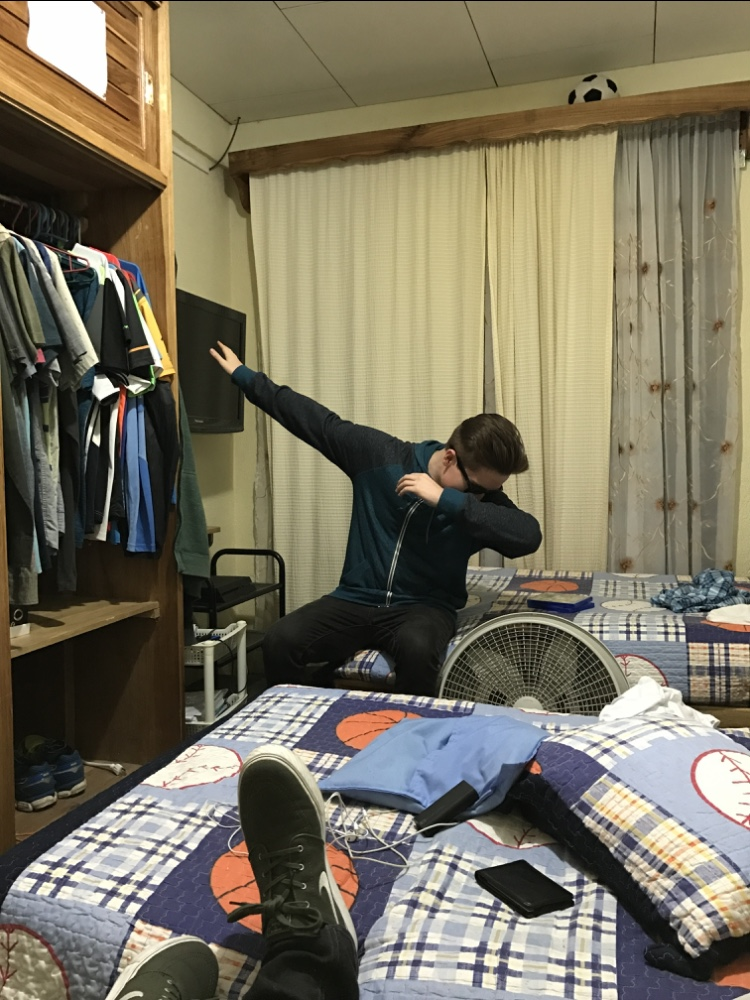
%> input picture Tareas/Tarea2/Parte2/Pregunta4/dab.jpg, 750 x 1000 px
$ octave parte2_p4.m   (GNU Octave 9; MATLAB toolbox functions it lacks are replaced by stand-ins)
%> lines starting %> are read from the running program, lines starting %| are printed output that depends on the picture; in (x1, y1, x2, y2) boxes, pixels count from 0 and x2, y2 are one past the last pixel; in counts of white or black regions, pixels touching at a corner belong together; the program's own positions count from 1
### Tareas/Tarea2/Parte2/Pregunta4/fast_digital_image_inpainting.m

function Y = fast_digital_image_inpainting(X, H, iters=10)

  a = 0.073235;
  b = 0.176765;
  c = 0.125;

  % Defining the first diffusion kernel
  k1 = [ a b a ;
         b 0 b ;
         a b a ];

  % Defining the second diffusion kernel
  k2 = [ c c c ;
         c 0 c ;
         c c c ];

  % Converting the image to double
  X = im2double(X);

  % Converting the mask into binary (in case it is not)
  H = im2bin(H);

  for i = 1:iters
    % Convolution between the image and the kernel
    C = conv2(X, k1, shape="same");
    C = conv2(C, k2, shape="same");
    % Clearing non-mask pixels information in convolution result
    C(H(:,:) == 0) = 0;
    % Clearing mask pixels information in the original image
    X(H(:,:) == 1) = 0;
    % Adding the convolution information to the original image
    X += C;
  end

  Y = X;

endfunction

### Tareas/Tarea2/Parte2/Pregunta4/im2bin.m
function Y = im2bin(X)

  % Creating the binary matrix
  Y = zeros(size(X));

  % Setting to active (1) white pixels
  Y(X >= 50) = 1;

  return

endfunction

### Tareas/Tarea2/Parte2/Pregunta4/parte2_p4.m
clear; clc; close all;
pkg load image;

% Original image: X
X = imread("dab.jpg");
%> X is the input picture: size 1000x750x3 uint8; mean R, G, B 121.3, 115.2, 96.4
subplot(1,3,1);
imshow(X);
title('(a) Original','FontSize',14);

% Mask image: H
H = imread("dab_mask.jpg");
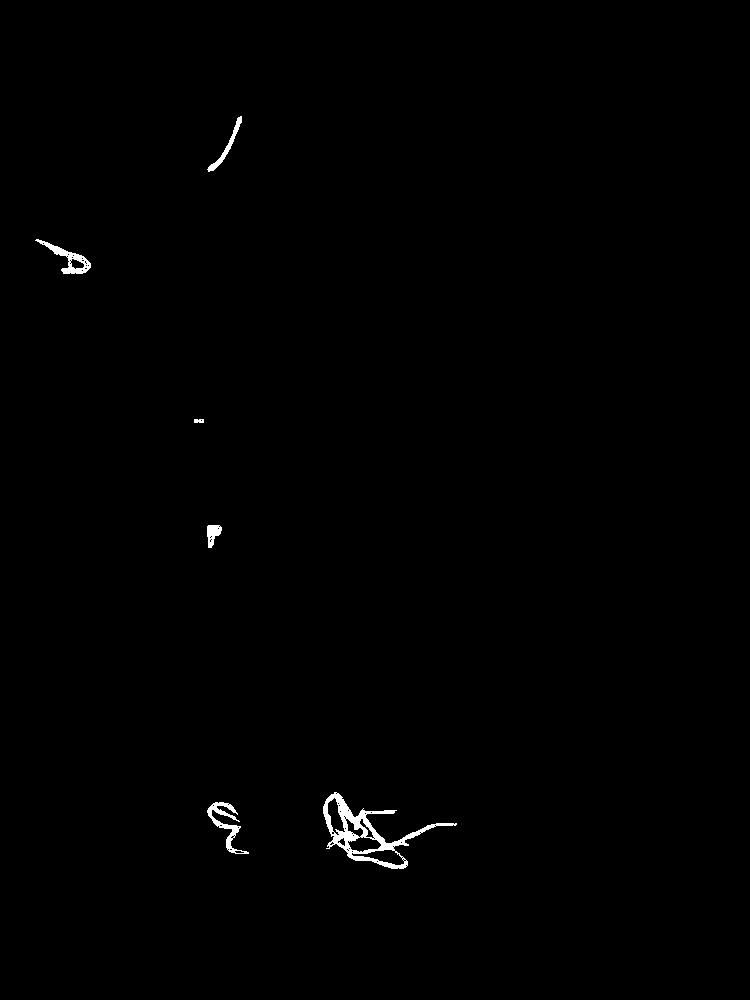
%> input picture Tareas/Tarea2/Parte2/Pregunta4/dab_mask.jpg, 750 x 1000 px
%> H is the input picture: size 1000x750 uint8; min 0, max 255, mean 1.3
H(H<50)=0;
%> H: size 1000x750 uint8; 0.4% of pixels changed, all inside (x1, y1, x2, y2) = (32, 112, 464, 872)
H(H>=50)=255;
%> H: size 1000x750 uint8; 0.5% white; 6 white regions, box (x1, y1, x2, y2) and area: (323, 792, 457, 869) 2122, (207, 802, 249, 854) 568, (35, 239, 91, 274) 518, (207, 116, 242, 172) 300, (207, 525, 222, 548) 217, (194, 419, 204, 423) 37
subplot(1,3,2);
imshow(H);
title('(b) Mask','FontSize',14);

XH = X + H;

Y = zeros(size(X));

% Applying the algorithm to each color channel
Y(:,:,1) = fast_digital_image_inpainting(XH(:,:,1), H, iters=100);
%> after the loop in fast_digital_image_inpainting, `for i = 1:iters`:
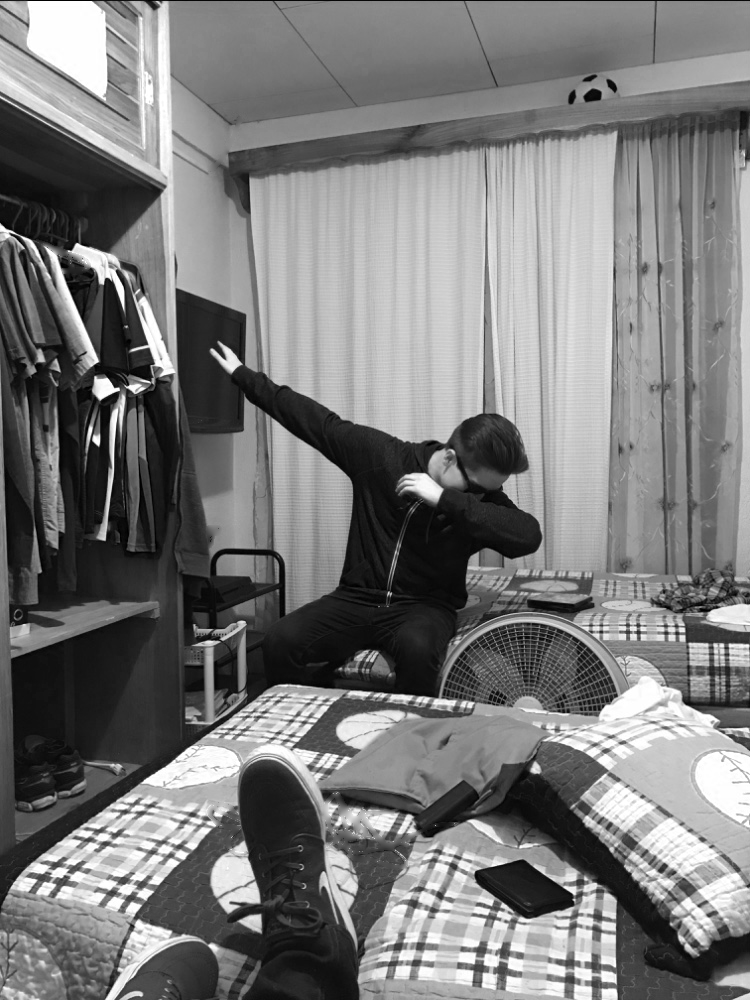
%> X: size 1000x750 double; min 0, max 1, mean 0.475
%> Y: size 1000x750x3 double
Y(:,:,2) = fast_digital_image_inpainting(XH(:,:,2), H, iters=100);
%> call 2 of fast_digital_image_inpainting, with iters = 100
%> after the loop in fast_digital_image_inpainting (call 2), `for i = 1:iters`:
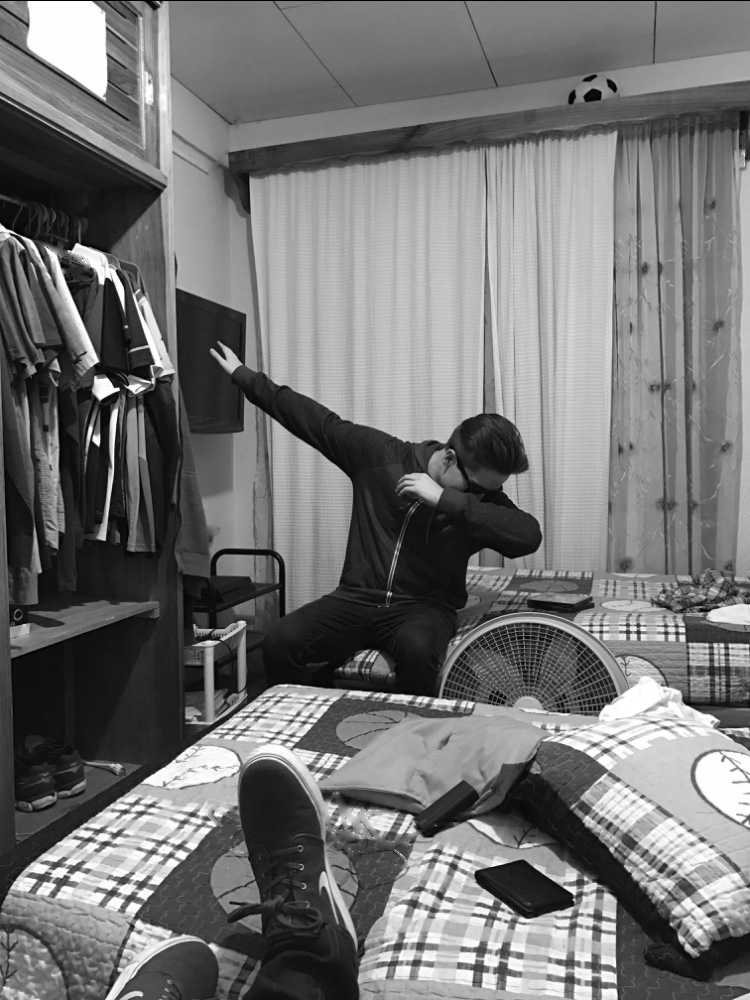
%> X: size 1000x750 double; min 0, max 1, mean 0.452
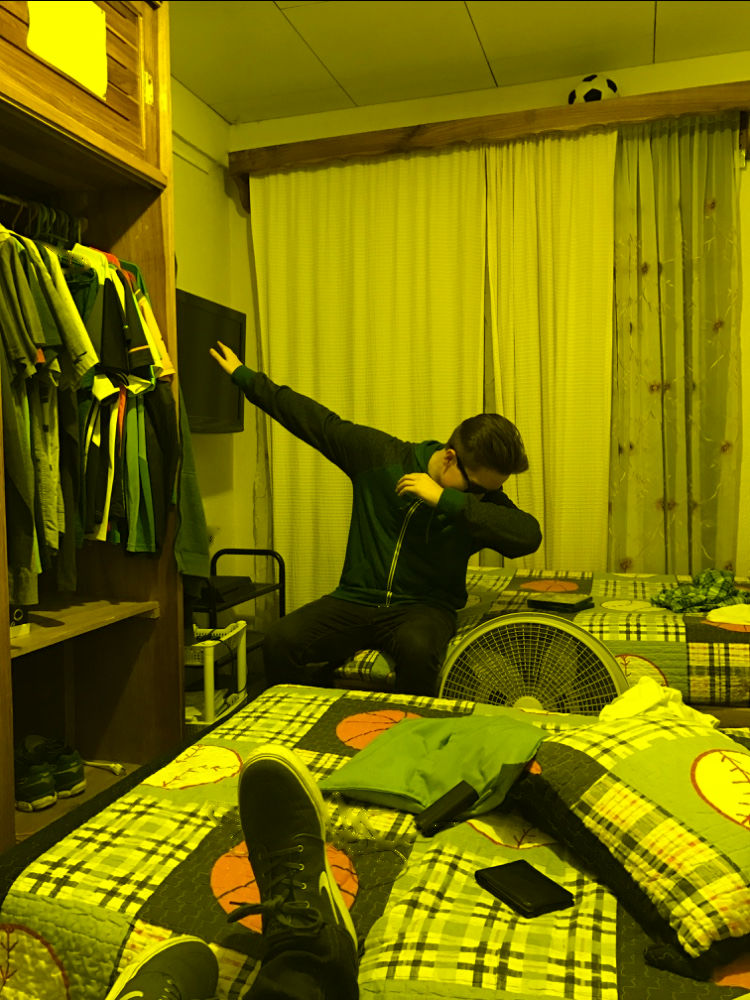
%> Y: size 1000x750x3 double; mean R, G, B 0.475, 0.452, 0
Y(:,:,3) = fast_digital_image_inpainting(XH(:,:,3), H, iters=100);
%> call 3 of fast_digital_image_inpainting, with iters = 100
%> after the loop in fast_digital_image_inpainting (call 3), `for i = 1:iters`:
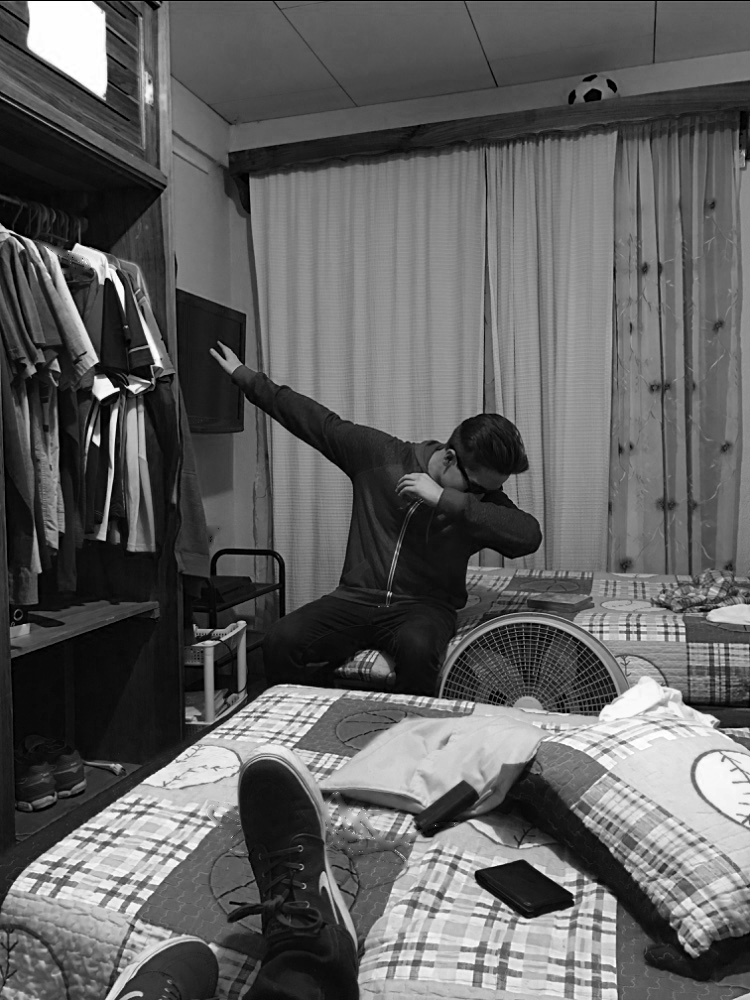
%> X: size 1000x750 double; min 0, max 1, mean 0.378

% Output image: Y
subplot(1,3,3);
imshow(im2uint8(Y));
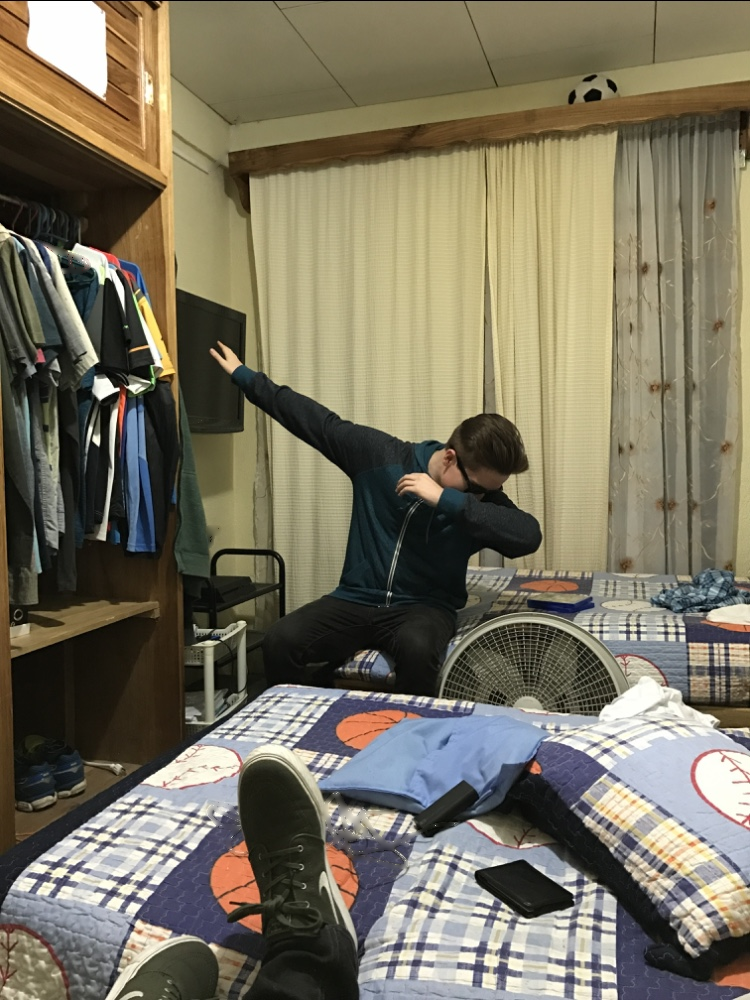
%> displayed picture: size 1000x750x3, on the screen's scale of 0 to 255; mean R, G, B 121.3, 115.2, 96.4; mean of the top-left, top-right, bottom-left and bottom-right quarters 104.1, 132.2, 83.6, 123.7
title('(c) Altered','FontSize',14);
